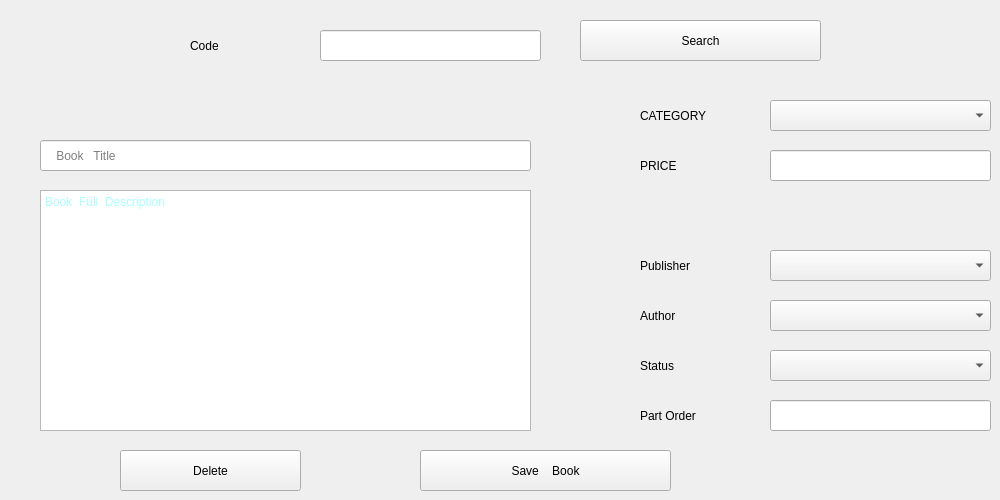
      <widget class="QWidget" name="tab_10">
       <attribute name="title">
        <string>Edit  Or  Delete Book</string>
       </attribute>
       <widget class="QLabel" name="label_9">
        <property name="geometry">
         <rect>
          <x>640</x>
          <y>400</y>
          <width>131</width>
          <height>31</height>
         </rect>
        </property>
        <property name="text">
         <string>Part Order</string>
        </property>
       </widget>
       <widget class="QPushButton" name="pushButton_11">
        <property name="geometry">
         <rect>
          <x>420</x>
          <y>450</y>
          <width>251</width>
          <height>41</height>
         </rect>
        </property>
        <property name="text">
         <string>Save    Book</string>
        </property>
       </widget>
       <widget class="QComboBox" name="comboBox_7">
        <property name="geometry">
         <rect>
          <x>770</x>
          <y>350</y>
          <width>221</width>
          <height>31</height>
         </rect>
        </property>
       </widget>
       <widget class="QTextEdit" name="textEdit_2">
        <property name="geometry">
         <rect>
          <x>40</x>
          <y>190</y>
          <width>491</width>
          <height>241</height>
         </rect>
        </property>
        <property name="styleSheet">
         <string notr="true">color: rgb(85, 255, 255);</string>
        </property>
        <property name="placeholderText">
         <string>Book  Full  Description</string>
        </property>
       </widget>
       <widget class="QLineEdit" name="lineEdit_7">
        <property name="geometry">
         <rect>
          <x>770</x>
          <y>400</y>
          <width>221</width>
          <height>31</height>
         </rect>
        </property>
        <property name="text">
         <string/>
        </property>
       </widget>
       <widget class="QLabel" name="label_10">
        <property name="geometry">
         <rect>
          <x>640</x>
          <y>250</y>
          <width>131</width>
          <height>31</height>
         </rect>
        </property>
        <property name="text">
         <string>Publisher</string>
        </property>
       </widget>
       <widget class="QLineEdit" name="lineEdit_8">
        <property name="geometry">
         <rect>
          <x>770</x>
          <y>150</y>
          <width>221</width>
          <height>31</height>
         </rect>
        </property>
       </widget>
       <widget class="QLineEdit" name="lineEdit_9">
        <property name="geometry">
         <rect>
          <x>320</x>
          <y>30</y>
          <width>221</width>
          <height>31</height>
         </rect>
        </property>
        <property name="text">
         <string/>
        </property>
       </widget>
       <widget class="QComboBox" name="comboBox_8">
        <property name="geometry">
         <rect>
          <x>770</x>
          <y>250</y>
          <width>221</width>
          <height>31</height>
         </rect>
        </property>
       </widget>
       <widget class="QLabel" name="label_11">
        <property name="geometry">
         <rect>
          <x>640</x>
          <y>100</y>
          <width>131</width>
          <height>31</height>
         </rect>
        </property>
        <property name="text">
         <string>CATEGORY</string>
        </property>
       </widget>
       <widget class="QComboBox" name="comboBox_9">
        <property name="geometry">
         <rect>
          <x>770</x>
          <y>100</y>
          <width>221</width>
          <height>31</height>
         </rect>
        </property>
       </widget>
       <widget class="QComboBox" name="comboBox_10">
        <property name="geometry">
         <rect>
          <x>770</x>
          <y>300</y>
          <width>221</width>
          <height>31</height>
         </rect>
        </property>
       </widget>
       <widget class="QLabel" name="label_12">
        <property name="geometry">
         <rect>
          <x>190</x>
          <y>30</y>
          <width>131</width>
          <height>31</height>
         </rect>
        </property>
        <property name="text">
         <string>Code</string>
        </property>
       </widget>
       <widget class="QLineEdit" name="lineEdit_10">
        <property name="geometry">
         <rect>
          <x>40</x>
          <y>140</y>
          <width>491</width>
          <height>31</height>
         </rect>
        </property>
        <property name="placeholderText">
         <string>    Book   Title</string>
        </property>
       </widget>
       <widget class="QLabel" name="label_13">
        <property name="geometry">
         <rect>
          <x>640</x>
          <y>300</y>
          <width>131</width>
          <height>31</height>
         </rect>
        </property>
        <property name="text">
         <string>Author</string>
        </property>
       </widget>
       <widget class="QLabel" name="label_14">
        <property name="geometry">
         <rect>
          <x>640</x>
          <y>350</y>
          <width>131</width>
          <height>31</height>
         </rect>
        </property>
        <property name="text">
         <string>Status</string>
        </property>
       </widget>
       <widget class="QLabel" name="label_15">
        <property name="geometry">
         <rect>
          <x>640</x>
          <y>150</y>
          <width>131</width>
          <height>31</height>
         </rect>
        </property>
        <property name="text">
         <string>PRICE</string>
        </property>
       </widget>
       <widget class="QPushButton" name="pushButton_12">
        <property name="geometry">
         <rect>
          <x>580</x>
          <y>20</y>
          <width>241</width>
          <height>41</height>
         </rect>
        </property>
        <property name="text">
         <string>Search</string>
        </property>
       </widget>
       <widget class="QPushButton" name="pushButton_13">
        <property name="geometry">
         <rect>
          <x>120</x>
          <y>450</y>
          <width>181</width>
          <height>41</height>
         </rect>
        </property>
        <property name="text">
         <string>Delete</string>
        </property>
       </widget>
      </widget>
